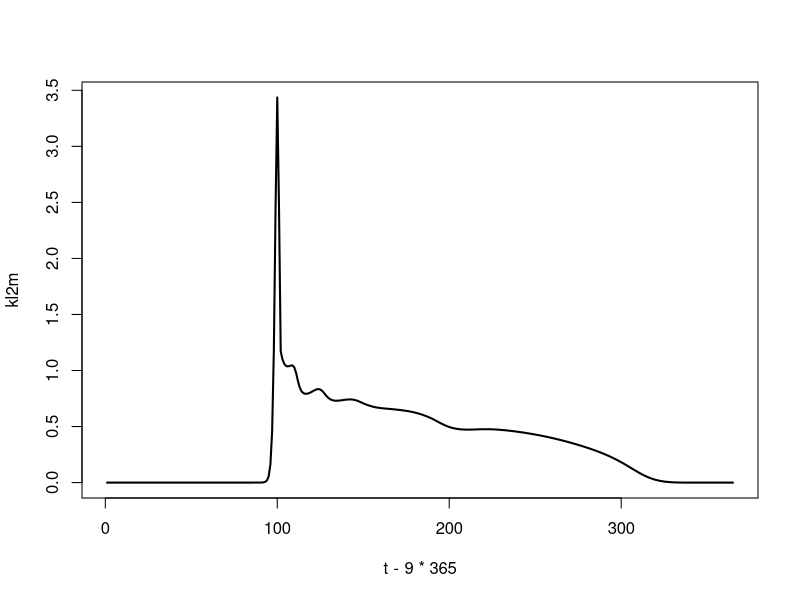

This figure's R source: (Note: this script raises an error after producing the figure.)
################ Project 2 - Fasham
library(deSolve)
library(fields)

# Create an empty list to add the parameters
param <- list()

# Define parameters
param$Dv <- 10.8*2 # Diffusivity (m^2/d)
param$PAR0 <- 0.41 # unit less, PAR/ total irradiance
param$I0 <- 200 # W/m2, annual average surface irradiance 
param$C <- 4 # Oktas, cloudinessl
param$kw <- 0.04 # 1/m, light attenuation due to water
param$gP <- 2 # 1/d, phytoplankton maximum growth rate
param$alpha <- 0.025 # 1/(W/m2) / d, initial slope of the P-I curve
param$HP <- 0.5 # mMol/m3, half saturation for phytoplankton nutrient uptake
param$mP <- 0.1 # 1/d,phytoplankton specific mortality rate
param$kc <- 0.03 # m2/(mMol N), light attenuation by phytoplankton and detritus
param$gamma <- 0.03 # phytoplankton, exudation fraction
param$Sigma <- 1.5 # 1/(mMol N), NH4 inhibition parameter for phytoplankton
param$gZ <- 0.5 # 1/d, zooplankton maximum growth rate
param$beta <- 0.75 # zooplankton assimilation efficiency
param$muZ <- 0.025 # 1/d, zooplankton specific excretion rate
param$mZ <- 0.04 # 1/d, zooplankton specific mortality rate
param$HZ <- 1 # mMol/m3, zooplankton half saturation for ingestion
param$Omega <- 0.33 # detrital fraction of zooplankton mortality
param$eps <- 0.75 # ammonium fraction of zooplankton excretion
param$gB <- 2 # 1/d, bacterial maximum growth rate
param$muB <- 0.0125 # 1/d, bacterial specific excretion rate
param$HB <- 0.1 # (mMol N) / m3, bacterial half saturation for uptake
param$eta <- 0.6 # NH4/DON uptake ratio (bacteria?)
param$mD <- 0.05 # 1/d, detrital breakdown rate
param$uD <- 10 # m/d, detrital sinking rate 
param$uP <- 1 # m/d, Phytoplankton sinking rate 
param$dz <- c(rep(10,20),rep(50,16)) # grid spacing (m)
param$z <- c(seq(5,200, by=10),seq(225,1000,by=50)) # depth (m)
param$n <- length(param$z) # number of grid cells
param$theta <- 70 # degrees north, latitude
param$pP <- 0.7 # preference for phytoplankton
param$pB <- 0.1 # preference for bacteria
param$pD <- 0.2 # preference for detritus
param$Nb <- 15 # nutrient content at the bottom (mmol/m^3)
param$dzb <- 50
param$Wcenter <- 60  #Winter start day
param$Wlength <- 2*30 #length of ice coverage [days]


A0 <- c(3.800456,  3.932143,  4.190369 , 4.565361,  5.043659,  5.609317,  6.245161 , 6.933953 , 7.659329 , 8.406459,  9.162441,  9.916452, 10.659731, 11.385446, 12.088499, 12.765299, 13.413544, 14.032002,
        14.620319, 15.178838, 16.767650, 18.789011, 20.367228, 21.616196, 22.604134, 23.380663, 23.986624, 24.455906, 24.816028, 25.089051, 25.292608, 25.440788, 25.544851, 25.613793, 25.654810,
        25.673528)

N0 <- c(0.4599157,  0.4809184,  0.5223239,  0.5829859,  0.6613109,  0.7553856 , 0.8631158 , 0.9823575 , 1.1110286 , 1.2471937,  1.3891186,  1.5353000 , 1.6844726,  1.8356020,  1.9878672,  2.1406382,  2.2934514,
        2.4459845,  2.5980329,  2.7494878,  3.2019717,  3.9422750,  4.6786050,  5.4150374,  6.1520357,  6.8892783,  7.6265705,  8.3638675,  9.1011723,  9.8384904, 10.5758225, 11.3131668, 12.0505213, 12.7878838,
        13.5252525, 14.2626252)
DON0 <- c(3.477578e-05, 3.423801e-05, 3.269985e-05, 3.039544e-05, 2.763425e-05, 2.470644e-05, 2.184201e-05 ,1.919813e-05, 1.686497e-05, 1.488033e-05, 1.324550e-05 ,1.193920e-05, 1.092959e-05,
          1.018247e-05, 9.664603e-06, 9.345819e-06, 9.201403e-06, 9.214291e-06 ,9.382511e-06 ,9.760930e-06, 1.244896e-05, 1.822802e-05, 2.707202e-05, 3.897277e-05, 5.366747e-05, 7.064285e-05,
          8.920020e-05, 1.085479e-04, 1.279052e-04, 1.465905e-04, 1.640723e-04, 1.799588e-04, 1.938558e-04, 2.048334e-04, 2.099471e-04, 2.032400e-04)

P0 <- c(2.704982e-05, 5.434126e-05, 8.938645e-05, 1.270021e-04 ,1.603085e-04, 1.830998e-04, 1.918254e-04, 1.863337e-04, 1.693238e-04, 1.450398e-04, 1.178900e-04, 9.146225e-05, 6.808969e-05,
        4.887467e-05, 3.397460e-05, 2.296315e-05, 1.514648e-05, 9.785558e-06, 6.228960e-06, 4.001655e-06, 9.188180e-07, 1.927328e-07, 3.926301e-08, 7.866246e-09, 1.575163e-09, 3.219994e-10,
        6.871036e-11, 1.550475e-11, 3.680077e-12, 8.995365e-13, 2.207451e-13, 5.327346e-14, 1.247759e-14, 2.816215e-15, 6.112065e-16, 1.579331e-16)

B0 <- c(0.18237724, 0.18515930 ,0.19058378, 0.19839363 ,0.20823392, 0.21967560, 0.23224154, 0.24543309, 0.25875513, 0.27173852, 0.28395867, 0.29504970, 0.30471407, 0.31272762, 0.31894100,
        0.32327783, 0.32573043, 0.32635360, 0.32525636, 0.32259150, 0.31044150, 0.26986490 ,0.22726063, 0.18939004, 0.15735016, 0.13054558, 0.10815564, 0.08946641, 0.07388875, 0.06093098,
        0.05017867, 0.04128519, 0.03397636, 0.02808377, 0.02363223, 0.02099224)


Z0 <- c(1.952941e-02, 1.911455e-02, 1.831108e-02, 1.717027e-02, 1.576372e-02, 1.417611e-02, 1.249625e-02, 1.080799e-02, 9.182648e-03, 7.674301e-03, 6.318192e-03, 5.131935e-03, 4.118574e-03,
        3.270491e-03, 2.573284e-03, 2.009087e-03, 1.559074e-03, 1.205138e-03, 9.308736e-04, 7.220235e-04, 2.556625e-04, 5.428628e-05, 9.978569e-06, 1.613036e-06, 2.328378e-07, 3.040858e-08,
        3.632847e-09, 4.006862e-10, 4.111804e-11, 3.951686e-12, 3.576845e-13, 3.064283e-14, 2.495966e-15, 1.941941e-16, 1.451955e-17, 1.126632e-18)
D0 <- c(5.961013e-05, 1.129535e-04, 1.713173e-04, 2.347102e-04, 3.022697e-04, 3.723791e-04, 4.430252e-04, 5.122380e-04, 5.784585e-04, 6.407413e-04, 6.987847e-04, 7.528331e-04, 8.035181e-04,
        8.516956e-04, 8.983120e-04, 9.443188e-04, 9.906504e-04, 1.038368e-03, 1.089554e-03, 1.152145e-03, 1.493047e-03, 1.929801e-03, 2.416034e-03, 2.894750e-03, 3.307176e-03, 3.607307e-03,
        3.769993e-03 ,3.792095e-03, 3.688399e-03, 3.484931e-03, 3.212113e-03, 2.899351e-03, 2.571649e-03, 2.248144e-03 ,1.942320e-03 ,1.670693e-03)



# Define initial conditions - concentrations of N_P_DON_A_B_Z_D
INIT <- c(N0, P0, DON0, A0, B0, Z0, D0)

# Light function
CalLight <- function(t, P,D, param) {
  #  season <-(1-0.8 * sin(pi*param$theta/180) * cos(2*pi*t/365))
  a <- 0.5936313659
 # season <- 1+cos(pi+2*pi/365*t+4*pi/73)
  season <- 1 - (a - a*cos(pi*param$theta/90))*cos(4/73*pi + 2/365*pi*t)
  if(season<0){
    season <- 0
  }
  if(season>2){
    season <- 2
  }
  
  # Ice
  b <- param$Wcenter-param$Wlength/2
  c <- sin(pi*b/(365/2)+pi*25/146)
  d <- 1/(sin(pi*(param$Wcenter-param$Wlength/6)/(365/2)+pi*25/146)-c)
  ice <- -c*d+d*sin(pi*t/(365/2)+pi*25/146)
  
  if (ice<0){
    ice <- 0
  }
  if (ice>1){
    ice <- 1
  }
  
  damp <- param$kc * param$dz * (cumsum(P) - P/2+cumsum(D)+D/2)
  
  I <- param$I0 * param$PAR0 * exp(-param$kw * param$z - damp) * season* (1-ice)
  
  return(I)
}


# Create function that creates the differential equation at each step
FASHAM <- function(t, INIT, param) {
  N <- INIT[1:param$n]
  P <- INIT[(1+param$n):(2*param$n)]
  DON <- INIT[(2*param$n+1):(3*param$n)]
  A <- INIT[(3*param$n+1):(4*param$n)]
  B <- INIT[(4*param$n+1):(5*param$n)]
  Z <- INIT[(5*param$n+1):(6*param$n)]
  D <- INIT[(6*param$n+1):(7*param$n)]
  FD <- INIT[(7*param$n+1):(8*param$n)]
  
  # Advection and diffusion
  #####
  # Nitrate flux
  JdN <- rep(0,param$n+1)
  
  for (i in 2:param$n){
    JdN[i] <- -param$Dv * (N[i] - N[i-1]) / ((param$dz[i]+param$dz[i-1])/2)
  }
  
  
  # Diffusive flux boundary
  JdN[1] = 0
  JdN[param$n+1] = -param$Dv*(param$Nb-N[param$n])/param$dzb
  
  JN = JdN
  
  # Phytoplankton flux
  JaP <- rep(0,param$n+1)
  JdP <- rep(0,param$n+1)
  
  for (i in 2:param$n){
    JaP[i] <- param$uP * P[i-1]
    JdP[i] <- -param$Dv * (P[i] - P[i-1]) / (param$dz[i]+param$dz[i-1])/2
  }
  
  # Advective flux boundary
  JaP[1] = 0
  JaP[param$n+1] = 0
  
  # Diffusive flux boundary
  JdP[1] = 0
  JdP[param$n+1] = 0
  
  JP = JaP + JdP
  
  
  # DON flux
  JdDON <- rep(0,param$n+1)
  
  for (i in 2:param$n){
    JdDON[i] <- -param$Dv * (DON[i] - DON[i-1]) / ((param$dz[i]+param$dz[i-1])/2)
  }
  
  
  # Diffusive flux boundary
  JdDON[1] = 0
  JdDON[param$n+1] = 0
  
  JDON = JdDON
  
  
  # Ammonium flux
  JdA <- rep(0,param$n+1)
  
  for (i in 2:param$n){
    JdA[i] <- -param$Dv * (A[i] - A[i-1]) / ((param$dz[i]+param$dz[i-1])/2)
  }
  
  
  # Diffusive flux boundary
  JdA[1] = 0
  JdA[param$n+1] = 0
  
  JA = JdA
  
  # Bacteria flux
  JdB <- rep(0,param$n+1)
  
  for (i in 2:param$n){
    JdB[i] <- -param$Dv * (B[i] - B[i-1]) / ((param$dz[i]+param$dz[i-1])/2)
  }
  
  
  # Diffusive flux boundary
  JdB[1] = 0
  JdB[param$n+1] = 0
  
  JB = JdB
  
  # Zooplankton flux
  JdZ <- rep(0,param$n+1)
  
  for (i in 2:param$n){
    JdZ[i] <- -param$Dv * (Z[i] - Z[i-1]) / ((param$dz[i]+param$dz[i-1])/2)
  }
  
  
  # Diffusive flux boundary
  JdZ[1] = 0
  JdZ[param$n+1] = 0
  
  JZ = JdZ
  
  
  # Detritus flux
  JaD <- rep(0,param$n+1)
  JdD <- rep(0,param$n+1)
  
  for (i in 2:param$n){
    JaD[i] <- param$uD * D[i-1]
    JdD[i] <- -param$Dv * (D[i] - D[i-1]) / ((param$dz[i]+param$dz[i-1])/2)
  }
  
  # Advective flux boundary
  JaD[1] = 0
  JaD[param$n+1] = param$uD * D[param$n]
  
  # Diffusive flux boundary
  JdD[1] = 0
  JdD[param$n+1] = 0
  
  JD = JaD + JdD
  
  
  #####
  
  
  # Call the light function
  I <- CalLight(t, P,D, param)
  
  # Function describing P-I curve (Light limited growth rate)
  J <- param$gP * param$alpha * I / (param$gP^2 + param$alpha^2 * I^2)^(0.5)
  
  # Nutrient limiting growth rate
  Q <- N * exp(-param$Sigma*A) / (param$HP + N) + A / (param$HP + A)
  
  # Nutrient limiting growth rate (nitrate)
  Q1 <- N * exp(-param$Sigma*A) / (param$HP + N)
  
  # Nutrient limiting growth rate (Ammonium)
  Q2 <- A / (param$HP + A)
  
  # Light and nutrient limitation
  sig <- J * Q
  
  # Total food available 
  food <- param$pP*P + param$pB*B + param$pD*D 
  
  # Zooplankton grazing function on phytoplankton
  GrazP <- param$gZ * Z * (param$pP * P) / (param$HZ + food)
  
  # Zooplankton grazing function on bacteria
  GrazB <- param$gZ * Z * (param$pB * B) / (param$HZ + food)
  
  # Zooplankton grazing function on detritus
  GrazD <- param$gZ * Z * (param$pD * D) / (param$HZ + food)
  
  # Differential equation for phytoplankton 
  dPdt <- (1-param$gamma) * sig * P - GrazP - param$mP*P -(JP[2:(param$n+1)] - JP[1:param$n]) / param$dz 
  
  # Differential equation for zooplankton 
  dZdt <- param$beta*GrazP + param$beta*GrazB + param$beta*GrazD - param$muZ*Z - param$mZ*Z-(JZ[2:(param$n+1)] - JZ[1:param$n]) / param$dz 
  
  # Total bacterial nitrogenous substrate S
  S <- min(A,param$eta*DON)
  
  # Bacterial DON uptake
  U1 <- param$gB*B*DON / (param$HB + S + DON)
  
  # Bacterial ammonia uptake
  U2 <- param$gB*B*S / (param$HB + S + DON)
  
  # Differential equation for bacteria
  dBdt <- U1 + U2 - GrazB - param$muB * B -(JB[2:(param$n+1)] - JB[1:param$n]) / param$dz 
  
  # Differential equation for detritus
  dDdt <- (1-param$beta)*GrazP + (1-param$beta)*GrazB - param$beta*GrazD - param$mD*D + param$mP*P -(JD[2:(param$n+1)] - JD[1:param$n]) / param$dz 
  
  # Differential equation for nitrate
  dNdt <- -(J*Q1) * P -(JN[2:(param$n+1)] - JN[1:param$n]) / param$dz 
  
  # Differential equation for ammonium
  dAdt <- -(J*Q2) * P - U2 + param$muB*B + (param$eps*param$muZ+(1-param$Omega)*param$mZ) * Z -(JA[2:(param$n+1)] - JA[1:param$n]) / param$dz 
  
  # Differential equation for dissolved organic nitrogen (DON)
  dDONdt <- param$gamma*sig*P + param$mD*D + (1-param$eps)*param$muZ*Z - U1 -(JDON[2:(param$n+1)] - JDON[1:param$n]) / param$dz 

  return(list(c(dNdt, dPdt, dDONdt, dAdt, dBdt, dZdt, dDdt)))
}

# Define time step
time <- seq(1,365*10, by=1)

# Solve our differential equations
# How much time does the run take?
start.time <- Sys.time()
res <- ode(INIT, time, FASHAM, param)
end.time <- Sys.time()
time.taken <- end.time - start.time
print(paste("Runtime=",as.character(round(time.taken,1)),"s"))
#,method = "ode45", atol = 1e-14, rtol = 1e-14

N2m <- res[,2:(param$n+1)]
P2m <- res[,(2+param$n):(2*param$n+1)]
DON2m <- res[,(2*param$n+2):(3*param$n+1)]
A2m <- res[,(3*param$n+2):(4*param$n+1)]
B2m <- res[,(4*param$n+2):(5*param$n+1)]
Z2m <- res[,(5*param$n+2):(6*param$n+1)]
D2m <- res[,(6*param$n+2):(7*param$n+1)]

# Martin curve GG
# MARTIN CURVE WITH AVERAGES
Fav2m <-  rep(0,length(param$z))

ns <- 1:length(param$z)

for (i in 1:length(param$z)){
  Fav2m[i] <- mean(param$uD * D2m[(9*365+1):(10*365),ns[i]])
}
Fav2m



# PHGYTOPLANKTON production

t <- (9*365+1):3650

Pc2m <- P2m[t,]
Dc2m <- D2m[t,]
Nc2m <- N2m[t,]
Ac2m <- A2m[t,]


#  season <-(1-0.8 * sin(pi*param$theta/180) * cos(2*pi*t/365))
a <- 0.5936313659
# season <- 1+cos(pi+2*pi/365*t+4*pi/73)
season <- 1 - (a - a*cos(pi*param$theta/90))*cos(4/73*pi + 2/365*pi*t)
for (i in 1:365){ 
 if(season[i]<0){
    season[i] <- 0
  }
  if(season[i]>2){
    season[i] <- 2
  }
}
# Ice
b <- param$Wcenter-param$Wlength/2
c <- sin(pi*b/(365/2)+pi*25/146)
d <- 1/(sin(pi*(param$Wcenter-param$Wlength/6)/(365/2)+pi*25/146)-c)
ice <- -c*d+d*sin(pi*t/(365/2)+pi*25/146)
for (i in 1:365){
  if (ice[i]<0){
    ice[i] <- 0
  }
  if (ice[i]>1){
    ice[i] <- 1
  }
}
damp <- matrix(0,ncol = 36,nrow=365)
for (i in 1:364){

  for (j in 1:36){

    damp[i,j] <- param$kc * param$dz[j] * (sum(Pc2m[i,1:j]) - Pc2m[i,j]/2+sum(Dc2m[i,1:j])+Dc2m[i,j]/2)
  }
}


Law <- matrix(0,ncol = 36,nrow=365)
for (i in 1:365){
  Law[i,] <- param$kw * param$z
}
 
# Call the light function
I <- param$I0 * param$PAR0 * exp(-Law - damp) * season* (1-ice)

# Function describing P-I curve (Light limited growth rate)
J <- param$gP * param$alpha * I / (param$gP^2 + param$alpha^2 * I^2)^(0.5)

# Nutrient limiting growth rate
Q <- Nc2m * exp(-param$Sigma*Ac2m) / (param$HP + Nc2m) + Ac2m / (param$HP + Ac2m)


# Light and nutrient limitation
sig <- J * Q


Prod22m <-(1-param$gamma) * sig * Pc2m

sum(Prod22m)


kl2m <- rep(0,365)
kp2m <- rep(0,365)
pi2m <- rep(0,365)

for (i in 1:365){
  kl2m[i] <- sum(Prod22m[i,])
  kp2m[i] <- sum(Pc2m[i,])
  pi <- sum(Pc2m[i,])
}
par(mfrow=c(1,1))
plot(t-9*365,kl2m,type="l",lwd=2)

max(kl2m)
length(kl2m)

write.csv(kl2m, "klm2.csv")


## Calculate change
product <- data.frame("day"=seq(1,365, by=1), "production"=rep(0,365))

#Subset 1 year
Pyear <- P[(365*5+1):(6*365),]

for (i in 1:364){
  product$production[i] <- sum(Pc[i+1,]) - sum(Pc[i,])
  
}

max(product$production)


plot(product$day, product$production, type="l", ylab="P biomass change (mmol N m-3 d-1)", xlab="Day")




### Zooplankton production
t <- (9*365+1):3650

Pc <- P2m[t,]
Dc <- D2m[t,]
Nc <- N2m[t,]
Ac <- A2m[t,]
Bc <- B2m[t,]
DONc <- DON2m[t,]
Zc <- Z2m[t,]

food <- param$pP*Pc + param$pB*Bc + param$pD*Dc

# Zooplankton grazing function on phytoplankton
GrazP <- param$gZ * Zc * (param$pP * Pc) / (param$HZ + food)

# Zooplankton grazing function on bacteria
GrazB <- param$gZ * Zc * (param$pB * Bc) / (param$HZ + food)

# Zooplankton grazing function on detritus
GrazD <- param$gZ * Zc * (param$pD * Dc) / (param$HZ + food)


ProdZ2m <- param$beta*GrazP + param$beta*GrazB + param$beta*GrazD

Zl2m <- rep(0,365)
Zp2m <- rep(0,365)
Zi2m <- rep(0,365)

for (i in 1:365){
  Zl2m[i] <- sum(ProdZ2m[i,])
  Zp2m[i] <- sum(Zc[i,])
  
}
par(mfrow=c(1,1))
plot(t-9*365,Zl2m,type="l",lwd=2)

max(Zl2m)

sum(ProdZ2m)
